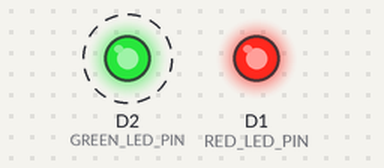
Bench run of a sketch on a simulated ESP8266 (NodeMCU). Parts: output pins drawn as LEDs (lit = HIGH). Dashed ring = blinking.

Above: at 0.5 s.
Timing chart, 0 to 4.6 s (numbered marks = the images above):
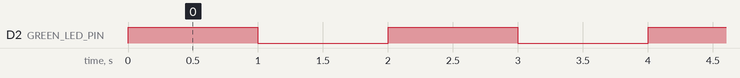

Measured:
- by itself, D2 (GREEN_LED_PIN): alternates HIGH for 1.0 s and LOW for 1.0 s

The sketch:

TC_03.ino
```cpp
#define RED_LED_PIN D1
#define GREEN_LED_PIN D2

//Blink Green LED with a period of 2s

void setup() {
  // put your setup code here, to run once:
  pinMode(GREEN_LED_PIN, OUTPUT);
  pinMode(RED_LED_PIN, OUTPUT);
}

void loop() {
  // put your main code here, to run repeatedly:
  digitalWrite(RED_LED_PIN, HIGH);
  digitalWrite(GREEN_LED_PIN, HIGH);
  delay(1000);
  digitalWrite(GREEN_LED_PIN, LOW);
  delay(1000);
}
```
